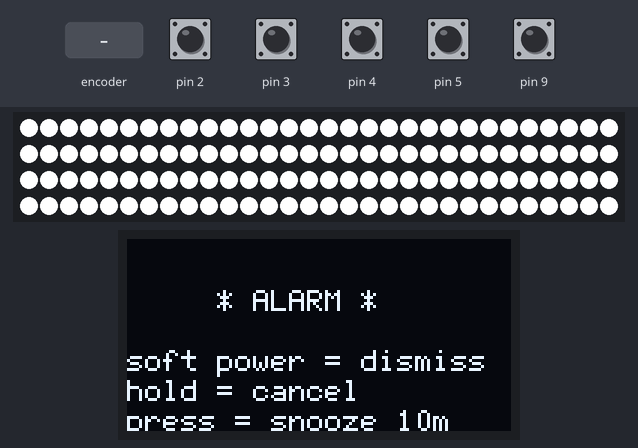
The sketch below on a simulated Arduino Uno, built with avr-gcc and run on an emulated ATmega328P. Shown: 120 RGB LEDs in strip order, left to right, continuing on the next row, 128×64 one-colour display. Inputs (shaded band) come from the test bench; at power-on: pin 2–5, pin 9 HIGH. The local clock reads 2024-03-15 10:24:30 at power-on unless the sketch sets it; EEPROM starts erased; the audio player accepts every command and is not drawn.

Above: at 1.7 s.
1.8 s: pin 4 pulled LOW for 1 s
At 5.0 s:
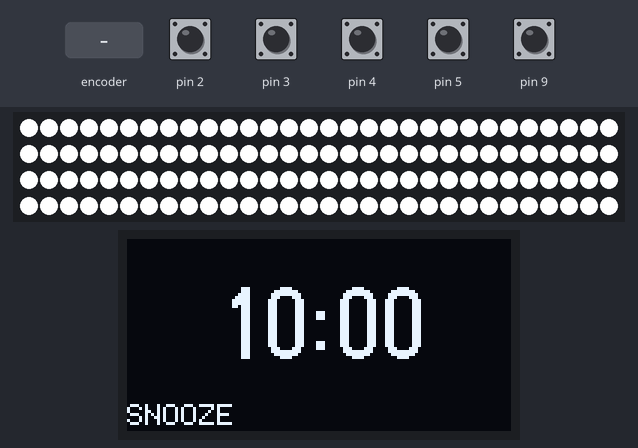
5.9 s: pin 5 pulled LOW for 0.65 s
At 7.9 s:
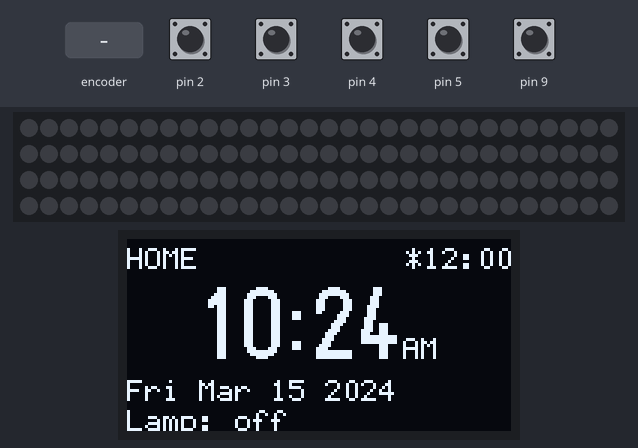
8.2 s: pin 4 pulled LOW for 0.65 s
At 11.3 s:
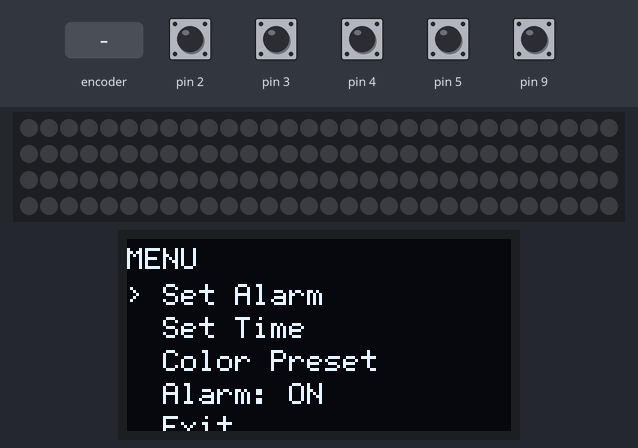
11.8 s: pin 4 pulled LOW for 0.65 s
At 14.8 s:
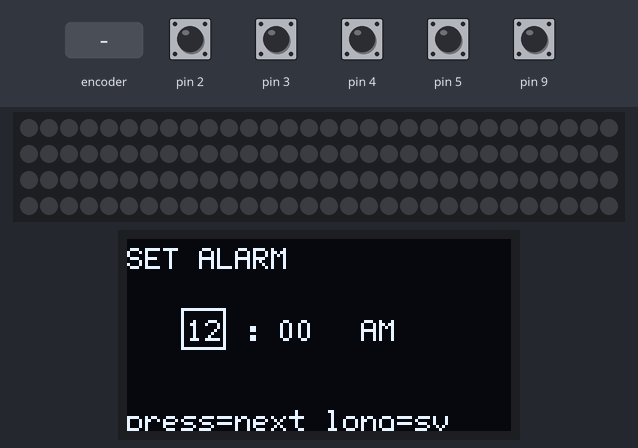
15.1 s: rotary encoder on pin 2 / pin 3 turned 1 step (first pin leading)
At 16.7 s:
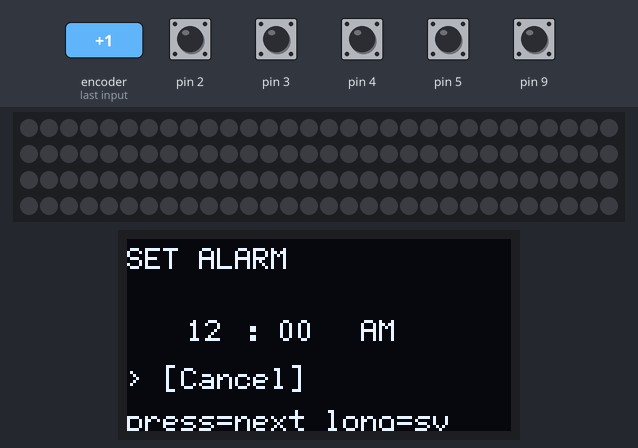
Timing chart, 0 to 18.2 s (numbered marks = the images above; inputs shaded):
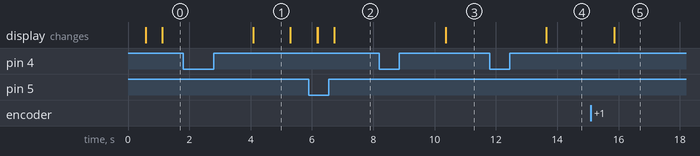

The sketch:

AJs_Sunrise_Alarm.ino
```cpp
// ============================================================================
// AJ's Sunrise Alarm Clock — main sketch (spec SS 4.9).
//
// Non-blocking state machine: no delay(); everything is timed off millis()/RTC.
// This file only wires the modules together; the behavior lives in the pure
// LightEngine / AlarmSequence / SunriseCurve / UIMenu (native-tested) and the
// thin hardware drivers. See BRING_UP.md for the order to bring hardware up.
// ============================================================================

#include "Config.h"
#include "StripDriver.h"
#include "OledDriver.h"
#include "RtcDriver.h"
#include "DFPlayerDriver.h"
#include "InputDriver.h"
#include "Persistence.h"
#include "SunriseCurve.h"
#include "LightEngine.h"
#include "AlarmSequence.h"
#include "UIMenu.h"

// --- hardware adapters ---
StripDriver    strip;
OledDriver     oled;
RtcDriver      rtc;
DFPlayerDriver audio;
InputDriver    input;
Persistence    store;

// --- pure-logic modules ---
LightEngine    light;
AlarmSequence  alarm;
UIMenu         ui;

static uint32_t lastPreviewShowMs = 0;

// Apply a UI intent against the domain/hardware.
static void applyUi(const UIMenu::Result& r) {
  switch (r.cmd) {
    case UIMenu::Cmd::ADJUST_BRIGHTNESS:
      light.adjustBrightness(r.brightnessDelta);
      store.setBrightness(light.brightness());   // update() only writes the changed byte
      break;
    case UIMenu::Cmd::COMMIT_ALARM:
      rtc.setAlarm(r.alarm);                      // alarm time lives in the DS3231
      break;
    case UIMenu::Cmd::COMMIT_TIME:
      rtc.setClock(r.tod, r.date);
      break;
    case UIMenu::Cmd::SET_ARMED:
      store.setArmed(r.armed);
      break;
    case UIMenu::Cmd::PREVIEW_PRESET:             // live strip preview handled in loop()
      light.setPreset(r.preset);
      break;
    case UIMenu::Cmd::COMMIT_PRESET:
      light.setPreset(r.preset);
      store.setPreset(r.preset);
      break;
    case UIMenu::Cmd::NONE:
      break;
  }
}

void setup() {
  store.begin();
  strip.begin();
  oled.begin();
  input.begin();
  audio.begin();
  rtc.begin();   // proceed even if absent; bring-up sketch verifies the DS3231

  const PersistData& p = store.data();
  light.restore(p.preset, p.brightness);
  ui.seed(rtc.getAlarm(), p.armed, p.preset, rtc.clock(), rtc.date());

  // Power-loss recovery (spec SS 4.8): if the alarm time already passed today and
  // it was never dismissed, come up SOUNDING rather than silently skipping.
  bool dismissedToday = (p.firedOnDate == rtc.todayKey());
  if (AlarmSequence::shouldResumeOnBoot(p.armed, rtc.alarmPassedToday(rtc.getAlarm()),
                                        dismissedToday)) {
    alarm.resumeSounding(millis());
    light.beginOverride();
  }
}

void loop() {
  const uint32_t now = millis();
  const uint32_t today = rtc.todayKey();

  input.poll();
  int16_t rot      = input.takeRotation();
  bool    encShort = input.takeEncShort();
  bool    encLong  = input.takeEncLong();
  bool    soft     = input.takeSoftPower();
  bool    activity = input.takeActivity();

  // --- trigger: fire on the DS3231 hardware flag (spec SS 4.9) ---
  bool dismissedToday = (store.data().firedOnDate == today);
  if (AlarmSequence::shouldStartSunrise(rtc.alarmFlagged(), store.data().armed,
                                        dismissedToday, alarm.active())) {
    rtc.clearAlarmFlag();
    alarm.startSunrise(now);
    light.beginOverride();
    ui.abortToHome();                 // discard any uncommitted edit
  }

  // --- route input: the alarm is authoritative once active ---
  if (alarm.active()) {
    if (soft) {
      if (alarm.onSoftPower() == AlarmSequence::DISMISSED) {
        store.setFired(today);        // done for today
        light.endOverrideOff();
      }
    } else if (encLong) {
      if (alarm.onEncoderLong() == AlarmSequence::CANCELLED) {
        store.setFired(today);
        light.endOverrideOff();
      }
    } else if (encShort) {
      alarm.onEncoderShort(now);      // snooze (only while sounding)
    }
  } else {
    if (soft) light.togglePower();
    bool lampOnHome = light.isOn() && (ui.screen() == UIMenu::Screen::HOME);
    if (rot)      applyUi(ui.onRotate(rot, lampOnHome));
    if (encShort) applyUi(ui.onShort());
    if (encLong)  applyUi(ui.onLong());
  }

  // --- light: alarm override or manual ---
  AlarmOutput ao = alarm.update(now);
  if (ao.lightOverride) light.setOverrideColor(ao.lightColor);

  bool previewing = !alarm.active() && (ui.screen() == UIMenu::Screen::COLOR_PRESET);
  Rgbw stripColor = previewing ? COLOR_PRESETS[ui.presetCursor()].c : light.outputColor();
  strip.setAll(stripColor);
  if (previewing) {                   // rate-limit preview show() (spec SS 4.6/4.9)
    if ((now - lastPreviewShowMs) >= PREVIEW_MIN_MS) { strip.render(); lastPreviewShowMs = now; }
  } else {
    strip.render();
  }

  // --- display ---
  ui.tick(rtc.clock(), rtc.date());
  const char* lampName = COLOR_PRESETS[light.presetIndex()].name;
  bool snoozing = (alarm.state() == AlarmSequence::SNOOZED);
  oled.render(ui, light.isOn(), lampName, alarm.active(), snoozing,
              ao.snoozeRemainingMs, now, activity);

  // --- audio (write-only; reconciles via the BUSY pin) ---
  audio.update(ao.audioOn);
}
```

AlarmSequence.cpp
```cpp
#include "AlarmSequence.h"
#include "SunriseCurve.h"

namespace {
// The "full brightness" wake color is just the end of the sunrise curve, so the
// sounding/snooze light matches where the ramp finished (spec SS 4.7/4.8).
Rgbw fullColor(uint32_t durationMs) {
  return SunriseCurve::sample(durationMs, durationMs).color;
}
} // namespace

AlarmSequence::AlarmSequence()
    : state_(IDLE), startMs_(0), snoozeDeadlineMs_(0) {}

void AlarmSequence::startSunrise(uint32_t nowMs) {
  state_   = SUNRISE;
  startMs_ = nowMs;
}

void AlarmSequence::resumeSounding(uint32_t nowMs) {
  (void)nowMs;
  state_ = SOUNDING;
}

AlarmOutput AlarmSequence::update(uint32_t nowMs, uint32_t sunriseDurationMs) {
  AlarmOutput o{false, {0, 0, 0, 0}, false, 0};

  switch (state_) {
    case IDLE:
      break;

    case SUNRISE: {
      SunriseSample s = SunriseCurve::sample(nowMs - startMs_, sunriseDurationMs);
      if (s.complete) {
        state_ = SOUNDING;                 // curve done -> full light + song
        o.lightOverride = true;
        o.lightColor    = fullColor(sunriseDurationMs);
        o.audioOn       = true;
      } else {
        o.lightOverride = true;
        o.lightColor    = s.color;         // ramping, silent
      }
      break;
    }

    case SOUNDING:
      o.lightOverride = true;
      o.lightColor    = fullColor(sunriseDurationMs);
      o.audioOn       = true;
      break;

    case SNOOZED:
      // Wrap-safe deadline check: signed diff handles millis() rollover.
      if ((int32_t)(nowMs - snoozeDeadlineMs_) >= 0) {
        state_ = SOUNDING;                 // countdown hit 0 -> replay song
        o.lightOverride = true;
        o.lightColor    = fullColor(sunriseDurationMs);
        o.audioOn       = true;
      } else {
        o.lightOverride     = true;
        o.lightColor        = fullColor(sunriseDurationMs); // light stays FULL
        o.audioOn           = false;                        // song stopped
        o.snoozeRemainingMs = snoozeDeadlineMs_ - nowMs;
      }
      break;
  }
  return o;
}

AlarmSequence::Action AlarmSequence::onSoftPower() {
  if (state_ == IDLE) return NONE;
  state_ = IDLE;
  return DISMISSED;
}

AlarmSequence::Action AlarmSequence::onEncoderLong() {
  if (state_ == IDLE) return NONE;
  state_ = IDLE;
  return CANCELLED;
}

bool AlarmSequence::onEncoderShort(uint32_t nowMs) {
  if (state_ != SOUNDING) return false;    // snooze is only offered while sounding
  state_ = SNOOZED;
  snoozeDeadlineMs_ = nowMs + SNOOZE_MS;
  return true;
}

bool AlarmSequence::shouldStartSunrise(bool alarm1Flagged, bool armed,
                                       bool dismissedToday, bool active) {
  return alarm1Flagged && armed && !dismissedToday && !active;
}

bool AlarmSequence::shouldResumeOnBoot(bool armed, bool alarmTimePassedToday,
                                       bool dismissedToday) {
  return armed && alarmTimePassedToday && !dismissedToday;
}
```

AlarmSequence.h
```cpp
#pragma once
#include <stdint.h>
#include "Config.h"

// ============================================================================
// AlarmSequence — the authoritative wake-up state machine (spec SS 4.8).
//
// PURE LOGIC: no hardware, no Arduino headers, no millis() call inside. Time is
// injected (nowMs) exactly like SunriseCurve, so the whole machine is native-
// testable (test/test_alarm_sequence.cpp).
//
// States:
//   IDLE      not in a wake sequence; the manual LightEngine owns the strip.
//   SUNRISE   ramping the fixed curve, SILENT (audio only at full brightness).
//   SOUNDING  curve done -> full light + song.
//   SNOOZED   light stays FULL, song stops, 10:00 countdown; at 0 -> SOUNDING.
//
// Control grammar (spec SS 4.8 table), honored at EVERY active stage:
//   soft power  -> DISMISSED (light+audio off, done for today)
//   enc long    -> CANCELLED (everything off)
//   enc short   -> SNOOZE, but ONLY while SOUNDING (a no-op during the ramp)
//
// The four correctness fixes live at the seams: the trigger is the DS3231
// hardware alarm flag (shouldStartSunrise), persistence keys off firedOnDate
// (dismissedToday), and audio is a level the driver reconciles via the BUSY
// pin -- this class never touches the DFPlayer or the strip directly.
// ============================================================================

struct AlarmOutput {
  bool     lightOverride;     // true -> alarm drives the strip this frame
  Rgbw     lightColor;        // color to hand LightEngine (valid if lightOverride)
  bool     audioOn;           // desired audio level; driver edges it off the BUSY pin
  uint32_t snoozeRemainingMs; // for the OLED countdown (valid while SNOOZED)
};

class AlarmSequence {
public:
  enum State  : uint8_t { IDLE, SUNRISE, SOUNDING, SNOOZED };
  enum Action : uint8_t { NONE, DISMISSED, CANCELLED };

  AlarmSequence();

  // --- entry points (called by the main loop) ------------------------------
  void startSunrise(uint32_t nowMs);    // DS3231 alarm fired -> begin the ramp
  void resumeSounding(uint32_t nowMs);  // power-loss recovery -> straight to SOUNDING

  // --- per-frame update ----------------------------------------------------
  // Advances time-based transitions and returns what to drive this frame.
  // sunriseDurationMs is injectable so tests can use short ramps.
  AlarmOutput update(uint32_t nowMs, uint32_t sunriseDurationMs = SUNRISE_DURATION_MS);

  // --- events (route these here only while active) -------------------------
  Action onSoftPower();                 // DISMISSED at any stage, else NONE
  Action onEncoderLong();               // CANCELLED at any stage, else NONE
  bool   onEncoderShort(uint32_t nowMs);// snoozes iff SOUNDING; returns true if it did

  // --- queries -------------------------------------------------------------
  State state() const  { return state_; }
  bool  active() const { return state_ != IDLE; }

  // --- pure decision helpers (no state) ------------------------------------
  // Main loop trigger (spec SS 4.9): fire only on the hardware flag, when armed,
  // not already fired/dismissed today, and not already running.
  static bool shouldStartSunrise(bool alarm1Flagged, bool armed,
                                 bool dismissedToday, bool active);

  // Boot recovery (spec SS 4.8): if the alarm time already passed today and it
  // was never dismissed, come back up SOUNDING rather than silently skipping.
  static bool shouldResumeOnBoot(bool armed, bool alarmTimePassedToday,
                                 bool dismissedToday);

private:
  State    state_;
  uint32_t startMs_;          // sunrise start, for elapsed
  uint32_t snoozeDeadlineMs_; // millis deadline (wrap-safe via signed diff)
};
```

LightEngine.cpp
```cpp
#include "LightEngine.h"

namespace {

uint8_t clampBrightness(int16_t b) {
  if (b < MANUAL_BRIGHTNESS_MIN) return MANUAL_BRIGHTNESS_MIN;
  if (b > 255) return 255;
  return (uint8_t)b;
}

// Scale one channel by brightness (0..255). Rounded.
uint8_t scaleCh(uint8_t c, uint8_t brightness) {
  return (uint8_t)(((uint16_t)c * brightness + 127) / 255);
}

// Wrap an index into [0, count) for signed movement.
uint8_t wrapIndex(int16_t idx, uint8_t count) {
  if (count == 0) return 0;
  int16_t m = idx % (int16_t)count;
  if (m < 0) m += count;
  return (uint8_t)m;
}

} // namespace

LightEngine::LightEngine()
    : state_(LIGHT_OFF),
      presetIndex_(0),
      brightness_(DEFAULT_BRIGHTNESS),
      overrideColor_{0, 0, 0, 0} {}

void LightEngine::togglePower() {
  if (state_ == SUNRISE) return;              // alarm owns the light; ignore
  state_ = (state_ == LIGHT_OFF) ? MANUAL : LIGHT_OFF;
}

void LightEngine::setBrightness(uint8_t b) {
  brightness_ = clampBrightness((int16_t)b);
}

void LightEngine::adjustBrightness(int16_t d) {
  brightness_ = clampBrightness((int16_t)brightness_ + d);
}

void LightEngine::setPreset(uint8_t index) {
  presetIndex_ = wrapIndex((int16_t)index, COLOR_PRESET_COUNT);
}

void LightEngine::nextPreset(int16_t d) {
  presetIndex_ = wrapIndex((int16_t)presetIndex_ + d, COLOR_PRESET_COUNT);
}

void LightEngine::beginOverride() {
  state_ = SUNRISE;                           // preset_/brightness_ remembered
}

void LightEngine::setOverrideColor(Rgbw c) {
  overrideColor_ = c;
}

void LightEngine::endOverrideOff() {
  state_ = LIGHT_OFF;                          // dismiss/cancel -> dark
}

void LightEngine::restore(uint8_t presetIndex, uint8_t brightness) {
  presetIndex_ = wrapIndex((int16_t)presetIndex, COLOR_PRESET_COUNT);
  brightness_  = clampBrightness((int16_t)brightness);
}

Rgbw LightEngine::outputColor() const {
  switch (state_) {
    case SUNRISE:
      return overrideColor_;                  // already the shaped/full color
    case MANUAL: {
      Rgbw base = COLOR_PRESETS[presetIndex_].c;
      Rgbw out;
      out.r = scaleCh(base.r, brightness_);
      out.g = scaleCh(base.g, brightness_);
      out.b = scaleCh(base.b, brightness_);
      out.w = scaleCh(base.w, brightness_);
      return out;
    }
    case LIGHT_OFF:
    default:
      return Rgbw{0, 0, 0, 0};
  }
}
```

LightEngine.h
```cpp
#pragma once
#include <stdint.h>
#include "Config.h"

// ============================================================================
// LightEngine — what the strip should show (spec SS 4.2).
//
// PURE LOGIC: no hardware calls, no Arduino headers. Holds the manual-lamp
// state and produces the final RGBW; StripDriver writes whatever outputColor()
// returns. Native-testable (test/test_light_engine.cpp).
//
// States:
//   LIGHT_OFF  strip dark.
//   MANUAL     solid preset color scaled by a remembered brightness.
//   SUNRISE    the alarm owns the light (authoritative override): outputColor()
//              returns the color the AlarmSequence pushes in each frame (the
//              ramping sunrise color, or full brightness while sounding/snoozed).
//
// The soft-power button toggles LIGHT_OFF <-> MANUAL. On HOME with the lamp on,
// the encoder adjusts brightness. Preset + brightness survive power-off (they
// are remembered here and persisted to EEPROM by the Persistence adapter).
// ============================================================================

class LightEngine {
public:
  enum State : uint8_t { LIGHT_OFF, MANUAL, SUNRISE };

  LightEngine();

  // --- manual controls (no-ops while the alarm override is active) ---------
  void togglePower();                 // soft power: LIGHT_OFF <-> MANUAL
  void setBrightness(uint8_t b);      // absolute, clamped to [MIN..255]
  void adjustBrightness(int16_t d);   // encoder on HOME (d in brightness units)
  void setPreset(uint8_t index);      // absolute (wraps)
  void nextPreset(int16_t d);         // Color Preset scroll (wraps, signed)

  // --- alarm override (authoritative, spec SS 4.8) -------------------------
  void beginOverride();               // remember state, enter SUNRISE
  void setOverrideColor(Rgbw c);      // alarm pushes the live color each frame
  void endOverrideOff();              // dismiss/cancel -> light OFF

  // --- persistence hook ----------------------------------------------------
  void restore(uint8_t presetIndex, uint8_t brightness); // from EEPROM at boot

  // --- queries -------------------------------------------------------------
  State   state() const       { return state_; }
  bool    isOn() const        { return state_ == MANUAL || state_ == SUNRISE; }
  bool    isOverridden() const{ return state_ == SUNRISE; }
  uint8_t brightness() const  { return brightness_; }
  uint8_t presetIndex() const { return presetIndex_; }
  Rgbw    outputColor() const;        // final RGBW to write to the strip

private:
  State   state_;
  uint8_t presetIndex_;
  uint8_t brightness_;
  Rgbw    overrideColor_;
};
```

Persistence.cpp
```cpp
#include "Persistence.h"
#include <EEPROM.h>

namespace {
constexpr int     EE_ADDR = 0;
constexpr uint8_t MAGIC   = 0xA5;
constexpr uint8_t VERSION = 1;
}

void Persistence::begin() {
  EEPROM.get(EE_ADDR, d_);
  if (d_.magic != MAGIC || d_.version != VERSION) {
    d_.magic       = MAGIC;
    d_.version     = VERSION;
    d_.armed       = 1;
    d_.preset      = 0;
    d_.brightness  = DEFAULT_BRIGHTNESS;
    d_.firedOnDate = 0;
    save();
  }
}

void Persistence::save() {
  EEPROM.put(EE_ADDR, d_);   // put() uses update() internally -> wear-friendly
}

void Persistence::setArmed(bool a)        { d_.armed = a ? 1 : 0; save(); }
void Persistence::setPreset(uint8_t p)    { d_.preset = p; save(); }
void Persistence::setBrightness(uint8_t b){ d_.brightness = b; save(); }
void Persistence::setFired(uint32_t ymd)  { d_.firedOnDate = ymd; save(); }
```

Source omitted: Persistence.h (1330 bytes), SunriseCurve.cpp (2318 bytes), SunriseCurve.h (1922 bytes), UIMenu.cpp (6697 bytes), UIMenu.h (4629 bytes), Config.h (6597 bytes), DFPlayerDriver.cpp (1043 bytes), DFPlayerDriver.h (979 bytes), InputDriver.cpp (3480 bytes), InputDriver.h (1637 bytes), OledDriver.cpp (8114 bytes), OledDriver.h (1696 bytes) and 4 more

Measured:
- after the input at 1.8 s, the display: changes after 2.3 s (image 1)
- after the input at 8.2 s, the display: changes after 2.2 s (image 3)
- after the input at 11.8 s, the display: changes after 1.8 s (image 4)
- after the input at 15.1 s, the display: changes after 0.77 s (image 5)
- what the display in image 1 shows lasts 1.2 s, from 4.1 s to 5.3 s
